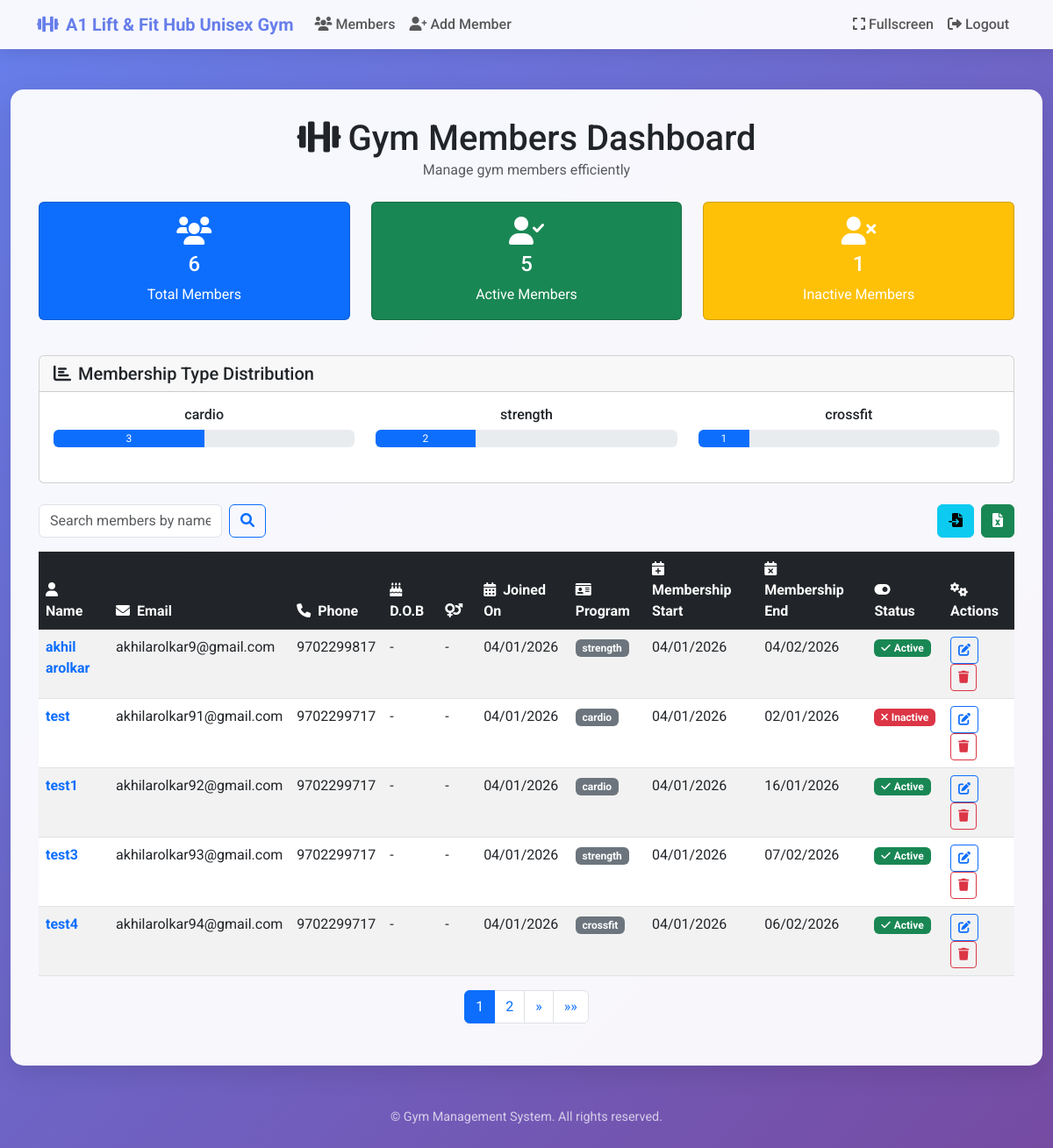
Before: / (signed in) with the older database file.
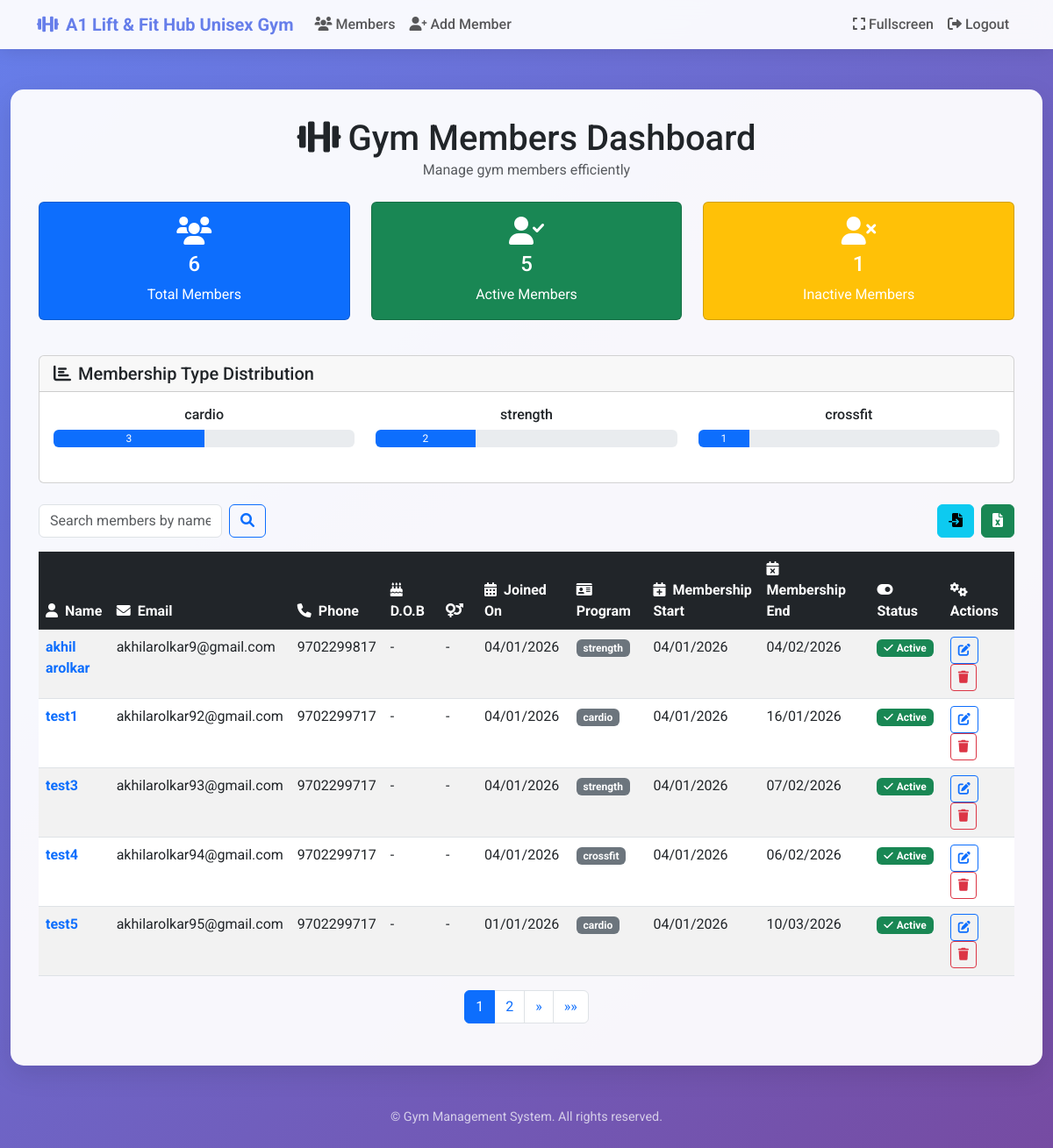
After: the same page with the newer database file.
### members/models.py (models this page shows, shortened)
class Member(models.Model):
    MEMBERSHIP_DURATIONS = {
        'strength': 30,  # days
        'cardio': 90,
        'crossfit': 365,
    }
    name = models.CharField(max_length=100)
    email = models.EmailField(unique=True)
    phone_number = models.CharField(max_length=15, blank=True)
    join_date = models.DateField()
    membership_type = models.CharField(max_length=50)
    membership_start_date = models.DateField(default=timezone.now)
    membership_end_date = models.DateField()
    dob = models.DateField(blank=True, null=True, verbose_name="Date of Birth")
    gender = models.CharField(max_length=10, choices=[('Male', 'Male'), ('Female', 'Female'), ('Other', 'Other')], blank=True)
    is_active = models.BooleanField(default=True)

### members/views.py (the view, shortened to what this page needs)
# urls.py: path('', views.member_list, name='member_list'),
@login_required
def member_list(request):
    from django.utils import timezone
    today = timezone.now().date()
    Member.objects.filter(membership_end_date__lt=today, is_active=True).update(is_active=False)
    search_query = request.GET.get('search', '')
    sort_by = request.GET.get('sort_by', 'id')
    direction = request.GET.get('direction', 'asc')
    allowed_sort_fields = ['id', 'name', 'email', 'join_date', 'membership_type', 'is_active']
    if sort_by not in allowed_sort_fields:
        sort_by = 'id'
    if direction not in ['asc', 'desc']:
        direction = 'asc'
    order_by_field = f'-{sort_by}' if direction == 'desc' else sort_by
    if search_query:
        members = Member.objects.filter(
            Q(name__icontains=search_query) | Q(email__icontains=search_query)
        ).order_by(order_by_field)
    else:
        members = Member.objects.all().order_by(order_by_field)
    total_members = Member.objects.count()
    active_members = Member.objects.filter(is_active=True).count()
    inactive_members = total_members - active_members
    membership_types = Member.objects.values('membership_type').annotate(count=Count('membership_type')).order_by('-count')
    paginator = Paginator(members, 5)
    page_number = request.GET.get('page')
    page_obj = paginator.get_page(page_number)
    context = {
        'members': page_obj,
        'search_query': search_query,
        'sort_by': sort_by,
        'direction': direction,
        'total_members': total_members,
        'active_members': active_members,
        'inactive_members': inactive_members,
        'membership_types': membership_types,
    }
    return render(request, 'members/member_list.html', context)

### members/templates/members/member_list.html (shortened to what the changed rows need)
{% extends 'members/base.html' %}
{% block content %}
<div class="content-wrapper">
    <div class="text-center mb-4">
        <h1 class="mb-0"><i class="fas fa-dumbbell me-2"></i>Gym Members Dashboard</h1>
    </div>
    {% if membership_types %}
    <div class="card mb-4">
        <div class="card-body">
            <div class="row">
                {% for type in membership_types %}
                <div class="col-md-4 mb-3">
                    <div class="text-center">
                        <h6>{{ type.membership_type }}</h6>
                        <div class="progress mb-2" style="height: 20px;">
                        <div class="progress-bar bg-primary" role="progressbar"
                             style="width: {% widthratio type.count total_members 100 %}%"
                             aria-valuenow="{{ type.count }}" aria-valuemin="0" aria-valuemax="{{ total_members }}">
                            {{ type.count }}
                        </div>
                        </div>
                    </div>
                </div>
                {% endfor %}
            </div>
        </div>
    </div>
    {% endif %}
        {% if not search_query and not members %}
        {% else %}
            <div class="table-responsive">
                <table class="table table-striped table-hover">
                    <thead class="table-dark">
                        <tr>
                            <th>
                                <a href="?{% if search_query %}search={{ search_query }}&{% endif %}sort_by=name&direction={% if sort_by == 'name' and direction == 'asc' %}desc{% else %}asc{% endif %}" class="text-white text-decoration-none">
                                    <i class="fas fa-user me-2"></i>Name
                                </a>
                            </th>
                            <th>
                                <a href="?{% if search_query %}search={{ search_query }}&{% endif %}sort_by=email&direction={% if sort_by == 'email' and direction == 'asc' %}desc{% else %}asc{% endif %}" class="text-white text-decoration-none">
                                    <i class="fas fa-envelope me-2"></i>Email
                                </a>
                            </th>
                            <th><i class="fas fa-phone me-2"></i>Phone</th>
                            <th><i class="fas fa-birthday-cake me-2"></i>D.O.B</th>
                            <th><i class="fas fa-venus-mars me-2"></i></th>
                            <th>
                                <a href="?{% if search_query %}search={{ search_query }}&{% endif %}sort_by=join_date&direction={% if sort_by == 'join_date' and direction == 'asc' %}desc{% else %}asc{% endif %}" class="text-white text-decoration-none">
                                    <i class="fas fa-calendar-alt me-2"></i>Joined On
                                </a>
                            </th>
                            <th>
                                <a href="?{% if search_query %}search={{ search_query }}&{% endif %}sort_by=membership_type&direction={% if sort_by == 'membership_type' and direction == 'asc' %}desc{% else %}asc{% endif %}" class="text-white text-decoration-none">
                                    <i class="fas fa-id-card me-2"></i>Program
                                </a>
                            </th>
                            <th><i class="fas fa-calendar-plus me-2"></i>Membership Start</th>
                            <th><i class="fas fa-calendar-times me-2"></i>Membership End</th>
                            <th>
                                <a href="?{% if search_query %}search={{ search_query }}&{% endif %}sort_by=is_active&direction={% if sort_by == 'is_active' and direction == 'asc' %}desc{% else %}asc{% endif %}" class="text-white text-decoration-none">
                                    <i class="fas fa-toggle-on me-2"></i>Status
                                </a>
                            </th>
                            <th><i class="fas fa-cogs me-2"></i>Actions</th>
                        </tr>
                    </thead>
                    <tbody>
                        {% for member in members %}
                        <tr>
                            <td class="fw-bold text-primary">{{ member.name }}</td>
                            <td>{{ member.email }}</td>
                            <td>{{ member.phone_number|default:"-" }}</td>
                            <td>{{ member.dob|date:"d/m/Y"|default:"-" }}</td>
                            <td>
                                {% if member.gender == "Male" %}M{% elif member.gender == "Female" %}F{% elif member.gender == "Other" %}O{% else %}-{% endif %}
                            </td>
                            <td>{{ member.join_date|date:"d/m/Y" }}</td>
                            <td>
                                <span class="badge bg-secondary">{{ member.membership_type }}</span>
                            </td>
                            <td>{{ member.membership_start_date|date:"d/m/Y" }}</td>
                            <td>{{ member.membership_end_date|date:"d/m/Y" }}</td>
                            <td>
                                {% if member.is_active %}
                                    <span class="badge bg-success"><i class="fas fa-check me-1"></i>Active</span>
                                {% else %}
                                    <span class="badge bg-danger"><i class="fas fa-times me-1"></i>Inactive</span>
                                {% endif %}
                            </td>
                            <td>
                                <button type="button" class="btn btn-sm btn-outline-primary me-2" data-bs-toggle="modal" data-bs-target="#editMemberModal" onclick="editMember({{ member.id }}, '{{ member.name|escapejs }}', '{{ member.email|escapejs }}', '{{ member.phone_number|escapejs }}', '{{ member.dob|date:"Y-m-d"|default:"" }}', '{{ member.gender|escapejs }}', '{{ member.join_date|date:"Y-m-d" }}', '{{ member.membership_type|escapejs }}', '{{ member.membership_start_date|date:"Y-m-d" }}', '{{ member.membership_end_date|date:"Y-m-d" }}', {{ member.is_active|lower }})">
                                    <i class="fas fa-edit"></i>
                                </button>
                                <button type="button" class="btn btn-sm btn-outline-danger" data-bs-toggle="modal" data-bs-target="#deleteMemberModal" onclick="setDeleteMember({{ member.id }}, '{{ member.name|escapejs }}')">
                                    <i class="fas fa-trash"></i>
                                </button>
                            </td>
                        </tr>
                        {% endfor %}
                    </tbody>
                </table>
            </div>
            {% if members.has_other_pages %}
            <nav aria-label="Member list pagination">
                <ul class="pagination justify-content-center">
                    {% for num in members.paginator.page_range %}
                        {% if members.number == num %}
                            <li class="page-item active">
                                <span class="page-link">{{ num }}</span>
                            </li>
                        {% elif num > members.number|add:'-3' and num < members.number|add:'3' %}
                            <li class="page-item">
                                <a class="page-link" href="?{% if search_query %}search={{ search_query }}&{% endif %}sort_by={{ sort_by }}&direction={{ direction }}&page={{ num }}">{{ num }}</a>
                            </li>
                        {% endif %}
                    {% endfor %}
                </ul>
            </nav>
            {% endif %}
        {% endif %}
    </div>
{% endblock %}

Changed rows visible on the page:
removed Member: name "test", email "akhilarolkar91@gmail.com", phone_number "9702299717", dob "-", join_date "04/01/2026", membership_type "cardio", membership_start_date "04/01/2026", membership_end_date "02/01/2026", is_active False (drawn)
added Member: name "test5", email "akhilarolkar95@gmail.com", phone_number "9702299717", dob "-", join_date "01/01/2026", membership_type "cardio", membership_start_date "04/01/2026", membership_end_date "10/03/2026", is_active True (drawn)
